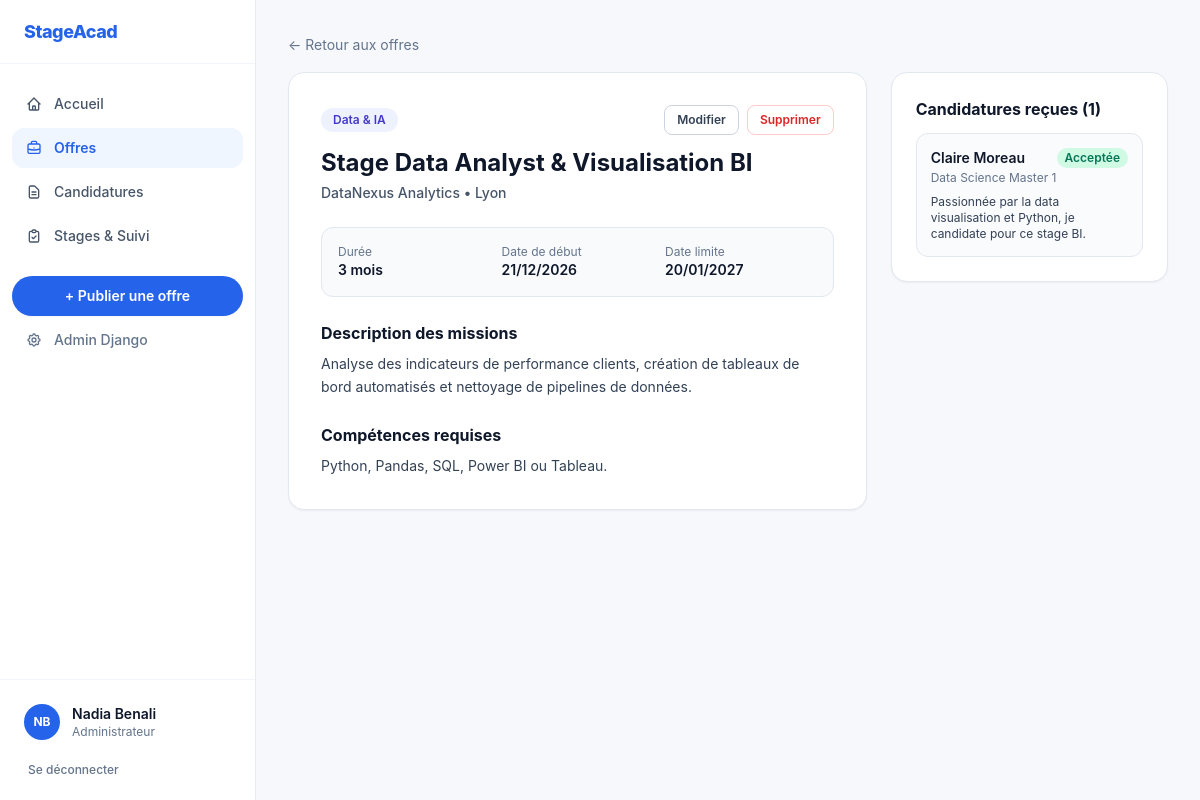
The page /offres/2/ (signed in) on the database its author committed.
### accounts/models.py (models this page shows, shortened)
class User(AbstractUser):
    class Role(models.TextChoices):
        ETUDIANT = "ETUDIANT", "Étudiant"
        ENTREPRISE = "ENTREPRISE", "Entreprise"
        ENCADREUR = "ENCADREUR", "Encadreur académique"
        ADMIN = "ADMIN", "Administrateur"
    role = models.CharField(
        max_length=20,
        choices=Role.choices,
        default=Role.ETUDIANT,
        verbose_name="Rôle",
    )
    telephone = models.CharField(max_length=30, blank=True, verbose_name="Téléphone")
    organisation = models.CharField(
        max_length=150,
        blank=True,
        verbose_name="Entreprise / Établissement",
    )
    filiere = models.CharField(max_length=120, blank=True, verbose_name="Filière / Département")
    niveau = models.CharField(max_length=60, blank=True, verbose_name="Niveau d'études")
    specialite = models.CharField(max_length=120, blank=True, verbose_name="Spécialité")
    class Meta:
        verbose_name = "Utilisateur"
        verbose_name_plural = "Utilisateurs"
    @property
    def is_etudiant(self) -> bool:
        return self.role == self.Role.ETUDIANT
    @property
    def is_entreprise(self) -> bool:
        return self.role == self.Role.ENTREPRISE
    @property
    def is_encadreur(self) -> bool:
        return self.role == self.Role.ENCADREUR
    @property
    def is_admin_role(self) -> bool:
        return self.role == self.Role.ADMIN or self.is_superuser
    def display_name(self) -> str:
        if self.is_entreprise and self.organisation:
            return self.organisation
        full = self.get_full_name().strip()
        return full if full else self.username
    @property
    def initials(self) -> str:
        name = self.display_name().strip()
        parts = [p for p in name.replace(".", " ").split() if p]
        if len(parts) >= 2:
            return (parts[0][0] + parts[-1][0]).upper()
        return name[:2].upper() if name else "US"

### stages/models.py (models this page shows, shortened)
class OffreStage(models.Model):
    titre = models.CharField(max_length=200, verbose_name="Intitulé du stage")
    entreprise = models.ForeignKey(
        settings.AUTH_USER_MODEL,
        on_delete=models.CASCADE,
        related_name="offres_publiees",
        verbose_name="Entreprise",
    )
    domaine = models.CharField(max_length=120, verbose_name="Domaine")
    lieu = models.CharField(max_length=150, verbose_name="Lieu")
    duree_mois = models.PositiveIntegerField(
        default=3,
        validators=[MinValueValidator(1), MaxValueValidator(24)],
        verbose_name="Durée (mois)",
    )
    date_debut = models.DateField(verbose_name="Date de début souhaitée")
    date_limite = models.DateField(verbose_name="Date limite de candidature")
    description = models.TextField(verbose_name="Description des missions")
    competences_requises = models.TextField(blank=True, verbose_name="Compétences requises")
    est_active = models.BooleanField(default=True, verbose_name="Offre active")
    date_creation = models.DateTimeField(auto_now_add=True, verbose_name="Publiée le")
    class Meta:
        ordering = ["-date_creation"]
        verbose_name = "Offre de stage"
        verbose_name_plural = "Offres de stage"

class Candidature(models.Model):
    class Statut(models.TextChoices):
        EN_ATTENTE = "EN_ATTENTE", "En attente"
        ACCEPTEE = "ACCEPTEE", "Acceptée"
        REFUSEE = "REFUSEE", "Refusée"
    offre = models.ForeignKey(
        OffreStage,
        on_delete=models.CASCADE,
        related_name="candidatures",
        verbose_name="Offre de stage",
    )
    etudiant = models.ForeignKey(
        settings.AUTH_USER_MODEL,
        on_delete=models.CASCADE,
        related_name="candidatures",
        verbose_name="Étudiant",
    )
    lettre_motivation = models.TextField(verbose_name="Lettre de motivation")
    cv = models.FileField(upload_to="cvs/%Y/%m/", blank=True, null=True, verbose_name="CV (PDF)")
    statut = models.CharField(
        max_length=20,
        choices=Statut.choices,
        default=Statut.EN_ATTENTE,
        verbose_name="Statut",
    )
    commentaire_entreprise = models.TextField(blank=True, verbose_name="Commentaire de l'entreprise")
    date_candidature = models.DateTimeField(auto_now_add=True, verbose_name="Date de candidature")
    date_decision = models.DateTimeField(blank=True, null=True, verbose_name="Date de décision")
    class Meta:
        ordering = ["-date_candidature"]
        unique_together = ("offre", "etudiant")
        verbose_name = "Candidature"
        verbose_name_plural = "Candidatures"

### stages/views.py (the view, shortened to what this page needs)
# urls.py: path("offres/<int:pk>/", views.offre_detail, name="offre_detail"),
def offre_detail(request, pk):
    offre = get_object_or_404(OffreStage.objects.select_related("entreprise"), pk=pk)
    deja_postule = None
    form = None
    peut_gerer = request.user.is_authenticated and (
        request.user.is_admin_role or offre.entreprise_id == request.user.id
    )
    candidatures = offre.candidatures.select_related("etudiant") if peut_gerer else None
    return render(
        request,
        "stages/offre_detail.html",
        {
            "offre": offre,
            "deja_postule": deja_postule,
            "form": form,
            "peut_gerer": peut_gerer,
            "candidatures": candidatures,
        },
    )

### templates/stages/offre_detail.html (shortened to what this page needs)
{% extends "base.html" %}
{% block content %}
  <div class="mb-4">
    <a href="{% url 'stages:offre_list' %}" class="text-sm text-slate-500 hover:text-indigo-600">← Retour aux offres</a>
  </div>
  <div class="grid lg:grid-cols-3 gap-6">
    <div class="lg:col-span-2 bg-white rounded-2xl border border-slate-200 p-6 sm:p-8 shadow-sm">
      <div class="flex flex-wrap items-center justify-between gap-2 mb-3">
        <span class="px-3 py-1 rounded-full bg-indigo-50 text-indigo-700 text-xs font-semibold">{{ offre.domaine }}</span>
        {% if peut_gerer %}
          <div class="flex items-center gap-2">
            <a href="{% url 'stages:offre_edit' offre.pk %}" class="px-3 py-1.5 rounded-lg border border-slate-300 text-xs font-semibold text-slate-700 hover:bg-slate-50">
              Modifier
            </a>
            <form method="post" action="{% url 'stages:offre_delete' offre.pk %}" onsubmit="return confirm('Supprimer cette offre ?');">
              <button type="submit" class="px-3 py-1.5 rounded-lg border border-red-200 text-xs font-semibold text-red-600 hover:bg-red-50">
                Supprimer
              </button>
            </form>
          </div>
        {% endif %}
      </div>
      <h1 class="text-2xl font-bold text-slate-900">{{ offre.titre }}</h1>
      <p class="text-sm text-slate-600 mt-1 font-medium">{{ offre.entreprise.display_name }} • {{ offre.lieu }}</p>
      <div class="grid sm:grid-cols-3 gap-3 my-6 p-4 rounded-xl bg-slate-50 border border-slate-200 text-sm">
        <div>
          <span class="block text-xs text-slate-500">Durée</span>
          <span class="font-semibold text-slate-900">{{ offre.duree_mois }} mois</span>
        </div>
        <div>
          <span class="block text-xs text-slate-500">Date de début</span>
          <span class="font-semibold text-slate-900">{{ offre.date_debut|date:"d/m/Y" }}</span>
        </div>
        <div>
          <span class="block text-xs text-slate-500">Date limite</span>
          <span class="font-semibold text-slate-900">{{ offre.date_limite|date:"d/m/Y" }}</span>
        </div>
      </div>
      <h2 class="font-bold text-slate-900 text-base mb-2">Description des missions</h2>
      <div class="text-sm text-slate-700 leading-relaxed whitespace-pre-line mb-6">{{ offre.description }}</div>
      {% if offre.competences_requises %}
        <h2 class="font-bold text-slate-900 text-base mb-2">Compétences requises</h2>
        <div class="text-sm text-slate-700 leading-relaxed whitespace-pre-line">{{ offre.competences_requises }}</div>
      {% endif %}
    </div>
    <div class="space-y-6">
      {% if peut_gerer %}
        <div class="bg-white rounded-2xl border border-slate-200 p-6 shadow-sm">
          <h2 class="font-bold text-slate-900 text-base mb-3">Candidatures reçues ({{ candidatures|length }})</h2>
          {% if candidatures %}
            <div class="space-y-4">
              {% for cand in candidatures %}
                <div class="p-3.5 rounded-xl border border-slate-200 bg-slate-50/70">
                  <div class="flex items-center justify-between gap-2">
                    <p class="font-semibold text-sm text-slate-900">{{ cand.etudiant.display_name }}</p>
                    <span class="px-2 py-0.5 rounded-full text-xs font-semibold
                      {% if cand.statut == 'ACCEPTEE' %}bg-emerald-100 text-emerald-700
                      {% elif cand.statut == 'REFUSEE' %}bg-red-100 text-red-700
                      {% else %}bg-amber-100 text-amber-700{% endif %}">
                      {{ cand.get_statut_display }}
                    </span>
                  </div>
                  <p class="text-xs text-slate-500 mt-0.5">{{ cand.etudiant.filiere }} {{ cand.etudiant.niveau }}</p>
                  <p class="text-xs text-slate-700 mt-2">{{ cand.lettre_motivation|truncatewords:25 }}</p>
                </div>
              {% endfor %}
            </div>
          {% else %}
            <p class="text-sm text-slate-500">Aucune candidature pour le moment.</p>
          {% endif %}
        </div>
      {% endif %}
    </div>
  </div>
{% endblock %}

### templates/base.html (shortened to what this page needs)
{% load static %}
<!DOCTYPE html>
<html lang="fr" class="h-full bg-[#F6F8FC]">
<head>
  <script src="https://cdn.tailwindcss.com"></script>
  <link rel="stylesheet" href="{% static 'css/custom.css' %}">
</head>
<body class="min-h-full text-slate-800 antialiased">
  <div class="min-h-screen flex flex-col {% if user.is_authenticated %}lg:flex-row{% endif %}">
    {% if user.is_authenticated %}
      <aside class="hidden lg:flex lg:w-64 lg:flex-col bg-white border-r border-slate-200/80 sticky top-0 h-screen">
        <div class="h-16 px-6 flex items-center border-b border-slate-100">
          <a href="{% url 'stages:dashboard' %}" class="flex items-center gap-2.5">
            <span class="text-lg font-extrabold tracking-tight text-blue-600">StageAcad</span>
          </a>
        </div>
        <nav class="flex-1 px-3 py-5 space-y-1 text-sm font-medium">
          <a href="{% url 'stages:dashboard' %}"
            class="flex items-center gap-3 px-3.5 py-2.5 rounded-xl transition
            {% if request.resolver_match.url_name == 'dashboard' %}bg-blue-50 text-blue-600 font-semibold{% else %}text-slate-600 hover:bg-slate-50 hover:text-slate-900{% endif %}">
            <svg class="w-4 h-4 shrink-0" fill="none" stroke="currentColor" stroke-width="2" viewBox="0 0 24 24"><path stroke-linecap="round" stroke-linejoin="round" d="M3 12l2-2m0 0l7-7 7 7M5 10v10a1 1 0 001 1h3m10-11l2 2m-2-2v10a1 1 0 01-1 1h-3m-6 0a1 1 0 001-1v-4a1 1 0 011-1h2a1 1 0 011 1v4a1 1 0 001 1m-6 0h6"/></svg>
            <span>Accueil</span>
          </a>
          <a href="{% url 'stages:offre_list' %}"
            class="flex items-center gap-3 px-3.5 py-2.5 rounded-xl transition
            {% if 'offre' in request.resolver_match.url_name %}bg-blue-50 text-blue-600 font-semibold{% else %}text-slate-600 hover:bg-slate-50 hover:text-slate-900{% endif %}">
            <span>Offres</span>
          </a>
          {% if not user.is_encadreur %}
            <a href="{% url 'stages:candidature_list' %}"
              class="flex items-center gap-3 px-3.5 py-2.5 rounded-xl transition
              {% if 'candidature' in request.resolver_match.url_name %}bg-blue-50 text-blue-600 font-semibold{% else %}text-slate-600 hover:bg-slate-50 hover:text-slate-900{% endif %}">
              <svg class="w-4 h-4 shrink-0" fill="none" stroke="currentColor" stroke-width="2" viewBox="0 0 24 24"><path stroke-linecap="round" stroke-linejoin="round" d="M9 12h6m-6 4h6m2 5H7a2 2 0 01-2-2V5a2 2 0 012-2h5.586a1 1 0 01.707.293l5.414 5.414a1 1 0 01.293.707V19a2 2 0 01-2 2z"/></svg>
              <span>{% if user.is_etudiant %}Mes candidatures{% else %}Candidatures{% endif %}</span>
            </a>
          {% endif %}
          <a href="{% url 'stages:stage_list' %}"
            class="flex items-center gap-3 px-3.5 py-2.5 rounded-xl transition
            {% if 'stage' in request.resolver_match.url_name %}bg-blue-50 text-blue-600 font-semibold{% else %}text-slate-600 hover:bg-slate-50 hover:text-slate-900{% endif %}">
            <svg class="w-4 h-4 shrink-0" fill="none" stroke="currentColor" stroke-width="2" viewBox="0 0 24 24"><path stroke-linecap="round" stroke-linejoin="round" d="M9 5H7a2 2 0 00-2 2v12a2 2 0 002 2h10a2 2 0 002-2V7a2 2 0 00-2-2h-2M9 5a2 2 0 002 2h2a2 2 0 002-2M9 5a2 2 0 012-2h2a2 2 0 012 2m-6 9l2 2 4-4"/></svg>
            <span>{% if user.is_etudiant %}Mon stage{% else %}Stages &amp; Suivi{% endif %}</span>
          </a>
          {% if user.is_entreprise or user.is_admin_role %}
            <div class="pt-4">
              <a href="{% url 'stages:offre_create' %}" class="flex items-center justify-center gap-2 w-full px-4 py-2.5 rounded-full bg-blue-600 text-white text-sm font-semibold hover:bg-blue-700 shadow-sm transition">
                <span>+ Publier une offre</span>
              </a>
            </div>
          {% endif %}
          {% if user.is_staff %}
            <a href="/admin/" class="flex items-center gap-3 px-3.5 py-2.5 rounded-xl text-slate-500 hover:bg-slate-50 hover:text-slate-900 transition">
              <span>Admin Django</span>
            </a>
          {% endif %}
        </nav>
        <div class="p-4 border-t border-slate-100">
          <a href="{% url 'accounts:profile' %}" class="flex items-center gap-3 p-2 rounded-xl hover:bg-slate-50 transition">
            <span class="h-9 w-9 rounded-full bg-blue-600 text-white text-xs font-bold flex items-center justify-center shrink-0">
              {{ user.initials }}
            </span>
            <div class="min-w-0 flex-1">
              <p class="text-sm font-semibold text-slate-900 truncate">{{ user.display_name }}</p>
              <p class="text-xs text-slate-500 truncate">{{ user.get_role_display }}</p>
            </div>
          </a>
          <form method="post" action="{% url 'accounts:logout' %}" class="mt-2">
            <button type="submit" class="w-full text-left px-3 py-1.5 rounded-lg text-xs font-medium text-slate-500 hover:text-red-600 hover:bg-red-50 transition">
              Se déconnecter
            </button>
          </form>
        </div>
      </aside>
    {% endif %}
    <div class="flex-1 flex flex-col min-w-0">
      <main class="flex-1 {% if user.is_authenticated %}max-w-5xl{% else %}max-w-6xl{% endif %} w-full mx-auto px-4 sm:px-8 py-8">
        {% block content %}{% endblock %}
      </main>
    </div>
  </div>
</body>
</html>

### static/css/custom.css (style rules this page uses)
body { font-family: Inter, ui-sans-serif, system-ui, -apple-system, BlinkMacSystemFont, "Segoe UI", Roboto, sans-serif; }

### rows shown on the page
User: initials "NB", display_name "Nadia Benali", role "Administrateur"
OffreStage: domaine "Data & IA", titre "Stage Data Analyst & Visualisation BI", entreprise.display_name "DataNexus Analytics", lieu "Lyon", duree_mois "3", date_debut "21/12/2026", date_limite "20/01/2027", description "Analyse des indicateurs de performance clients, création de tableaux de bord automatisés et nettoyage de pipelines de données.", competences_requises "Python, Pandas, SQL, Power BI ou Tableau."
Candidature: etudiant.display_name "Claire Moreau", statut "Acceptée", etudiant.filiere "Data Science", etudiant.niveau "Master 1", lettre_motivation "Passionnée par la data visualisation et Python, je candidate pour ce stage BI."

### other values the page prints
{{ candidatures|length }} "1"
